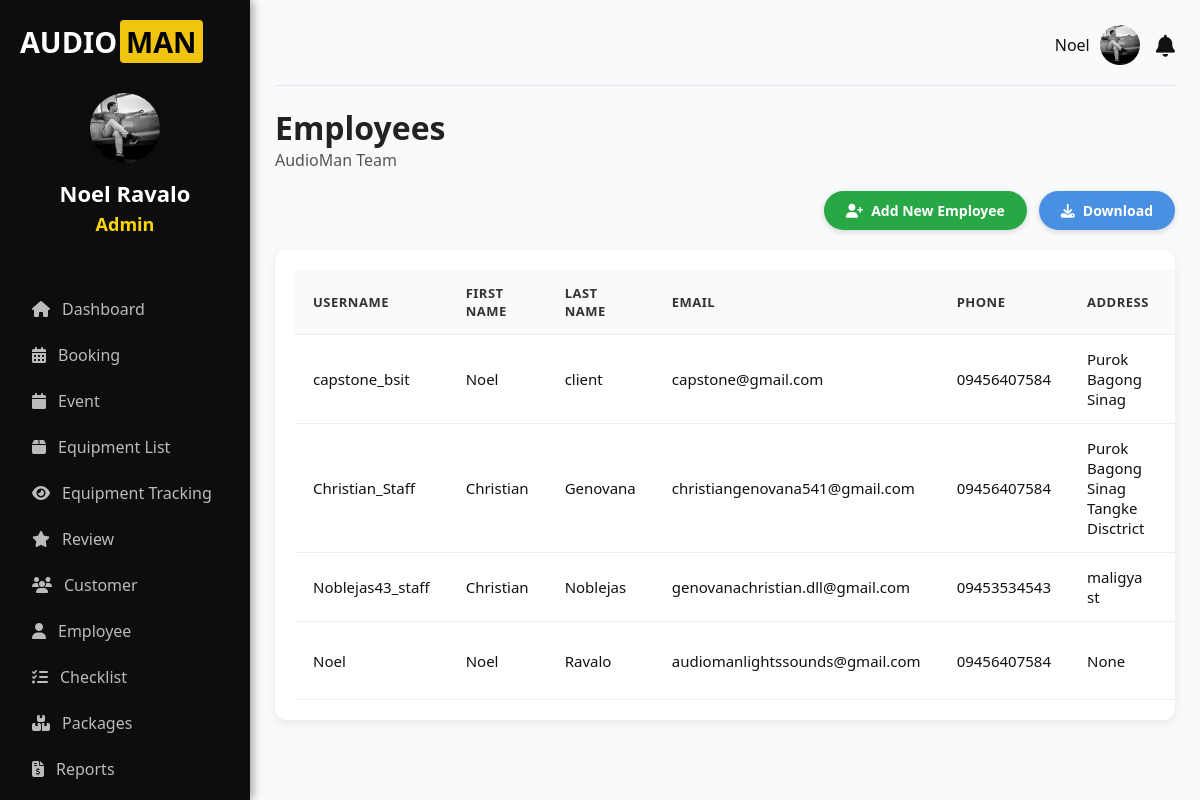
The page /accounts/employee/ (signed in) on the database as committed earlier.
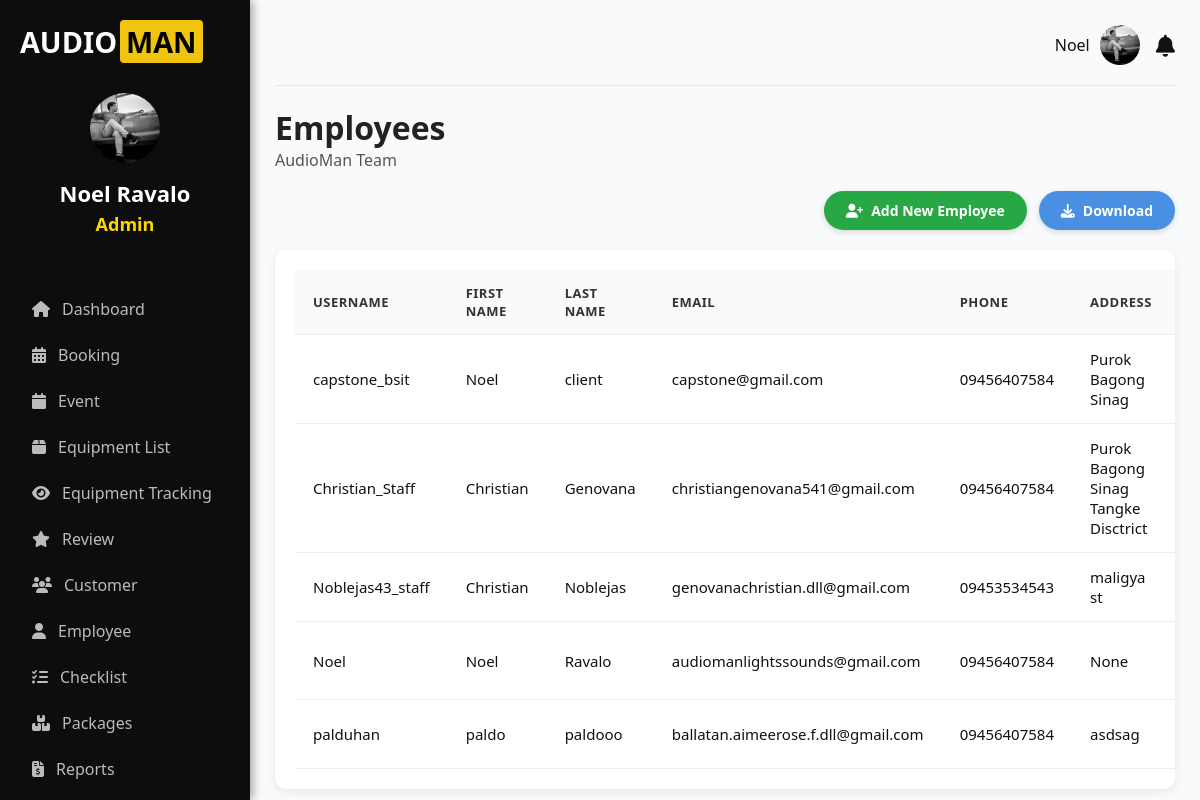
The same page on the database as committed later.
### accounts/models.py (models this page shows, shortened)
class Profile(models.Model):
    user = models.OneToOneField(User, on_delete=models.CASCADE)
    contact_number = models.CharField(max_length=20)
    province = models.CharField(max_length=100)
    city = models.CharField(max_length=100)
    barangay = models.CharField(max_length=100, blank=True, null=True)  # ➕ Added field
    address = models.CharField(max_length=255, blank=True, null=True)
    profile_picture = models.ImageField(upload_to='profile_pictures/', blank=True, null=True)
    requested_admin = models.BooleanField(default=False)

### accounts/views.py (the view)
    def wrapper(request, *args, **kwargs):
        if not request.user.is_authenticated:
            print("User is not authenticated.")  # Debugging line
            return redirect("login")
        if not request.user.is_staff and not request.user.is_superuser:
            print(f"User {request.user.username} does not have admin privileges.")  # Debugging line
            raise PermissionDenied  # User is denied access
        return view_func(request, *args, **kwargs)

### accounts/context_processors.py (called while the page is built)
def notifications_context(request):
    if request.user.is_authenticated:
        notifications = Notification.objects.filter(user=request.user).order_by('-created_at')
        unread_count = notifications.filter(is_read=False).count()
        return {
            'notifications': notifications,
            'notifications_unread_count': unread_count
        }
    return {}

def global_notifications(request):
    if request.user.is_authenticated:
        notifications = Booking.objects.filter(status="Pending")
    else:
        notifications = []
    return {
        'notifications': notifications
    }

def user_notifications(request):
    if request.user.is_authenticated:
        notifications_qs = Notification.objects.filter(user=request.user).order_by('-created_at')
        notifications_unread_count = notifications_qs.filter(is_read=False).count()
        latest_notifications = notifications_qs[:5]
        return {
            'notifications': latest_notifications,
            'notifications_unread_count': notifications_unread_count,
        }
    return {
        'notifications': [],
        'notifications_unread_count': 0,
    }

### accounts/views.py (called while the page is built)
def admin_only(view_func):
    def wrapper(request, *args, **kwargs):
        if not request.user.is_authenticated:
            print("User is not authenticated.")  # Debugging line
            return redirect("login")
        if not request.user.is_staff and not request.user.is_superuser:
            print(f"User {request.user.username} does not have admin privileges.")  # Debugging line
            raise PermissionDenied  # User is denied access
        return view_func(request, *args, **kwargs)
    return wrapper

@login_required
@admin_only
def employee(request):
    employees = Profile.objects.filter(user__is_staff=True)  # Only current admins
    bookings = Booking.objects.all()
    notifications_qs = bookings.filter(status="Processing").order_by('-created_at')[:5]
    notifications = [
        f"📌 New booking from {b.full_name} on {DateFormat(b.event_date).format('M d, Y')}"
        for b in notifications_qs
    ]
    return render(request, 'client/employee.html', {
        'employees': employees,
        'notifications': notifications,  # Pass notifications to the template
    })

### accounts/templates/client/employee.html (shortened to what this page needs)
{% extends 'client-base.html' %}
{% block content %}
<div class="dashboard-header tracking">
  <h1>Employees</h1>
  <p>AudioMan Team</p>
</div>
<div class="action-wrapper">
  <a href="{% url 'add_employee' %}" class="btn-action add-btn">
    <i class="fas fa-user-plus"></i> Add New Employee
  </a>
  <a href="{% url 'download_employees' %}" class="btn-action download-btn">
    <i class="fas fa-download"></i> Download
  </a>
</div>
<div class="table-container">
  <table>
    <thead>
      <tr>
        <th>Username</th>
        <th>First Name</th>
        <th>Last Name</th>
        <th>Email</th>
        <th>Phone</th>
        <th>Address</th>
        <th>Province</th>
      </tr>
    </thead>
    <tbody>
      {% for profile in employees %}
      <tr>
        <td>{{ profile.user.username }}</td>
        <td>{{ profile.user.first_name }}</td>
        <td>{{ profile.user.last_name }}</td>
        <td>{{ profile.user.email }}</td>
        <td>{{ profile.contact_number }}</td>
        <td>{{ profile.address }}</td>
        <td>{{ profile.province }}</td>
      </tr>
      {% empty %}
      <tr>
        <td colspan="9" style="text-align:center; padding:30px; color: #666;">
          <i class="fas fa-info-circle"></i> No employees found. Click "Add New Employee" to register staff.
        </td>
      </tr>
      {% endfor %}
    </tbody>
  </table>
</div>
{% endblock %}

### accounts/templates/client-base.html (shortened to what this page needs)
{% load static %}
<!DOCTYPE html>
<html lang="en">
<head>
  <link rel="stylesheet" href="https://cdnjs.cloudflare.com/ajax/libs/font-awesome/6.5.0/css/all.min.css" />
</head>
<body>
  <div class="container">
    <aside class="sidebar" id="sidebar">
      <div class="logo">
        <span class="text-white">AUDIO</span><span class="text-yellow">MAN</span>
      </div>
      <div class="user">
        <div class="avatar">
          <img
            src="{% if request.user.profile.profile_picture %}{{ request.user.profile.profile_picture.url }}{% else %}{% static 'images/user1.jpg' %}{% endif %}"
            alt="Avatar Icon"
            class="avatar-img"
            style="width: 70px; height: 70px; border-radius: 50%; object-fit: cover;"
          />
        </div>
        <h3 class="owner-name" style="font-size: 22px; font-weight: 700;">
          {{ request.user.get_full_name }}
        </h3>
        <p class="owner-role" style="font-size: 18px; font-weight: 600; color: #ffd700;">
          {% if request.user.is_superuser %}
            Admin
          {% elif request.user.is_staff %}
            Staff
          {% else %}
            Owner
          {% endif %}
        </p>
      </div>
     <nav class="nav">
    {% if user.is_staff and not user.is_superuser %}
        <a href="{% url 'checklist' %}"><i class="fas fa-list-check"></i> Checklist</a>
    {% else %}
        <a href="{% url 'dashboard' %}"><i class="fas fa-home"></i> Dashboard</a>
        <a href="{% url 'booking' %}"><i class="fas fa-calendar-alt"></i> Booking</a>
        <a href="{% url 'event' %}"><i class="fas fa-calendar"></i> Event</a>
        <a href="{% url 'equipment' %}"><i class="fas fa-box"></i> Equipment List</a>
        <a href="{% url 'tracking' %}"><i class="fas fa-eye"></i> Equipment Tracking</a>
        <a href="{% url 'reviews' %}"><i class="fas fa-star"></i> Review</a>
        <a href="{% url 'customer' %}"><i class="fas fa-users"></i> Customer</a>
        <a href="{% url 'employee' %}"><i class="fas fa-user"></i> Employee</a>
        <a href="{% url 'checklist' %}"><i class="fas fa-list-check"></i> Checklist</a>
        <a href="{% url 'package_list' %}"><i class="fas fa-boxes"></i> Packages</a>
        <a href="{% url 'reports_page' %}"><i class="fas fa-file-invoice-dollar"></i> Reports</a>
    {% endif %}
</nav>
    </aside>
<main class="main">
  <div class="topbar">
    <div class="topbar-right">
      <div class="user-info" id="topbarDropdownToggle">
        <span>{{ request.user.first_name }}</span>
        <img
          src="{% if request.user.profile.profile_picture %}{{ request.user.profile.profile_picture.url }}{% else %}{% static 'images/profile-icon.png' %}{% endif %}"
          alt="User Avatar"
        />
      </div>
      <div class="notification" id="notifToggle">
        <i class="fas fa-bell"></i>
      </div>
    </div>
  </div>
  {% block content %}{% endblock %}
</main>
</body>
</html>

### accounts/templates/client-base.html (style rules this page uses)
* { margin: 0; padding: 0; box-sizing: border-box; }
body { font-family: 'Segoe UI', Arial, sans-serif; background: #f9fafb; color: #111; display: flex; height: 100vh; overflow: hidden; transition: background 0.3s, color 0.3s; }
.container { display: flex; width: 100%; }
.sidebar { background: #0d0d0d; color: #fff; width: 250px; padding: 20px; display: flex; flex-direction: column; height: 100vh; position: fixed; transition: background 0.3s; box-shadow: 2px 0 10px rgba(0,0,0,0.4); }
.logo { font-size: 24px; font-weight: bold; margin-bottom: 30px; display: flex; align-items: center; font-size: 1.8rem; }
.logo .text-white { color: white; }
.logo .text-yellow { background-color: #f1c40f; color: #000; padding: 2px 6px; border-radius: 4px; margin-left: 3px; font-weight: bold; }
.user { text-align: center; margin-bottom: 30px; }
.avatar img.avatar-img { width: 80px; height: 80px; border-radius: 50%; object-fit: cover; margin: 0 auto 10px; border: none; background: none; box-shadow: 0 0 4px rgba(0,0,0,0.2); }
.owner-name { color: #fff; font-size: 18px; font-weight: 600; margin-bottom: 4px; }
.owner-role { color: #ccc; font-size: 14px; }
.nav { margin-top: 20px; }
.nav a { display: flex; align-items: center; gap: 12px; padding: 12px; color: #bbb; text-decoration: none; border-radius: 8px; transition: all 0.3s ease; font-weight: 500; }
.main { flex-grow: 1; padding: 25px; margin-left: 250px; overflow-y: auto; transition: background 0.3s, color 0.3s; }
.topbar { display: flex; justify-content: flex-end; align-items: center; padding-bottom: 20px; border-bottom: 1px solid #e5e7eb; margin-bottom: 20px; }
.topbar-right { display: flex; align-items: center; gap: 16px; }
.notification { position: relative; font-size: 18px; cursor: pointer; }
.user-info { position: relative; display: flex; align-items: center; gap: 10px; cursor: pointer; }
.user-info img { width: 40px; height: 40px; border-radius: 50%; object-fit: cover; }
.notification { position: relative; font-size: 22px; cursor: pointer; }

### accounts/templates/client/employee.html (style rules this page uses)
.dashboard-header { margin-bottom: 20px; }
.dashboard-header h1 { font-size: 32px; font-weight: 700; color: #222; }
.dashboard-header p { font-size: 16px; color: #555; }
.action-wrapper { display: flex; justify-content: flex-end; gap: 12px; margin-bottom: 20px; }
.btn-action { text-decoration: none; padding: 10px 22px; border-radius: 25px; font-weight: 600; font-size: 14px; display: inline-flex; align-items: center; gap: 8px; transition: all 0.3s ease; box-shadow: 0 2px 6px rgba(0,0,0,0.15); border: none; cursor: pointer; }
.add-btn { background: #28a745; color: #fff; }
.download-btn { background: #4a90e2; color: #fff; }
.table-container { background: #fff; border-radius: 12px; padding: 20px; box-shadow: 0 3px 10px rgba(0,0,0,0.08); overflow-x: auto; }
table { width: 100%; border-collapse: collapse; font-size: 15px; }
table th, table td { padding: 14px 18px; text-align: left; border-bottom: 1px solid #eee; }
table th { background: #f9fafb; font-weight: 700; color: #333; text-transform: uppercase; font-size: 13px; letter-spacing: 0.5px; }

Rows that differ between the two databases and show on the page:
added Profile: user.username "palduhan", user.first_name "paldo", user.last_name "paldooo", user.email "ballatan.aimeerose.f.dll@gmail.com", contact_number "09456407584", address "asdsag"
